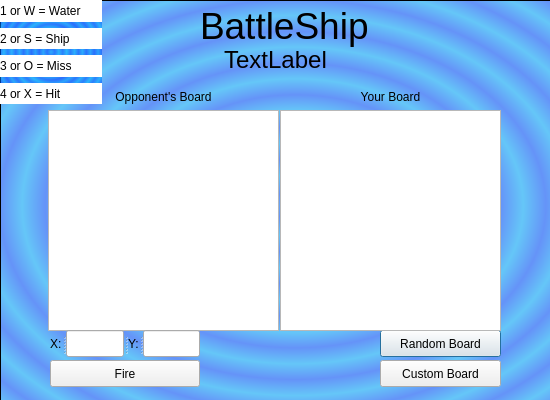
<?xml version="1.0" encoding="UTF-8"?>
<ui version="4.0">
 <class>battleLocalWindow</class>
 <widget class="QDialog" name="battleLocalWindow">
  <property name="geometry">
   <rect>
    <x>0</x>
    <y>0</y>
    <width>550</width>
    <height>400</height>
   </rect>
  </property>
  <property name="windowTitle">
   <string>Dialog</string>
  </property>
  <widget class="QPushButton" name="RandomButton">
   <property name="geometry">
    <rect>
     <x>380</x>
     <y>330</y>
     <width>121</width>
     <height>27</height>
    </rect>
   </property>
   <property name="text">
    <string>Random Board</string>
   </property>
  </widget>
  <widget class="QPushButton" name="FireButton">
   <property name="geometry">
    <rect>
     <x>50</x>
     <y>360</y>
     <width>150</width>
     <height>27</height>
    </rect>
   </property>
   <property name="text">
    <string>Fire</string>
   </property>
  </widget>
  <widget class="QWidget" name="layoutWidget">
   <property name="geometry">
    <rect>
     <x>280</x>
     <y>90</y>
     <width>221</width>
     <height>241</height>
    </rect>
   </property>
   <layout class="QVBoxLayout" name="PlayerWin">
    <property name="sizeConstraint">
     <enum>QLayout::SetNoConstraint</enum>
    </property>
    <item>
     <widget class="QLabel" name="PlayerBoardLabel">
      <property name="text">
       <string>Your Board</string>
      </property>
      <property name="alignment">
       <set>Qt::AlignCenter</set>
      </property>
     </widget>
    </item>
    <item>
     <widget class="QTextBrowser" name="PlayerGameBoard"/>
    </item>
   </layout>
  </widget>
  <widget class="QWidget" name="layoutWidget_2">
   <property name="geometry">
    <rect>
     <x>48</x>
     <y>90</y>
     <width>231</width>
     <height>241</height>
    </rect>
   </property>
   <layout class="QVBoxLayout" name="EnemyWin">
    <property name="sizeConstraint">
     <enum>QLayout::SetNoConstraint</enum>
    </property>
    <item>
     <widget class="QLabel" name="EnemyBoardLabel">
      <property name="text">
       <string>Opponent's Board</string>
      </property>
      <property name="alignment">
       <set>Qt::AlignCenter</set>
      </property>
     </widget>
    </item>
    <item>
     <widget class="QTextBrowser" name="OpponentGameBoard">
      <property name="maximumSize">
       <size>
        <width>16777215</width>
        <height>16777215</height>
       </size>
      </property>
     </widget>
    </item>
   </layout>
  </widget>
  <widget class="QPushButton" name="CustomButton">
   <property name="geometry">
    <rect>
     <x>380</x>
     <y>360</y>
     <width>121</width>
     <height>27</height>
    </rect>
   </property>
   <property name="text">
    <string>Custom Board</string>
   </property>
  </widget>
  <widget class="QLabel" name="GameLogo">
   <property name="geometry">
    <rect>
     <x>200</x>
     <y>0</y>
     <width>191</width>
     <height>51</height>
    </rect>
   </property>
   <property name="font">
    <font>
     <pointsize>28</pointsize>
    </font>
   </property>
   <property name="text">
    <string>BattleShip</string>
   </property>
  </widget>
  <widget class="QLabel" name="PlayerGoing">
   <property name="geometry">
    <rect>
     <x>190</x>
     <y>50</y>
     <width>171</width>
     <height>20</height>
    </rect>
   </property>
   <property name="font">
    <font>
     <pointsize>18</pointsize>
    </font>
   </property>
   <property name="text">
    <string>TextLabel</string>
   </property>
   <property name="alignment">
    <set>Qt::AlignCenter</set>
   </property>
  </widget>
  <widget class="QSplitter" name="Coordinates">
   <property name="enabled">
    <bool>true</bool>
   </property>
   <property name="geometry">
    <rect>
     <x>50</x>
     <y>330</y>
     <width>150</width>
     <height>27</height>
    </rect>
   </property>
   <property name="orientation">
    <enum>Qt::Horizontal</enum>
   </property>
   <widget class="QLabel" name="XLabel">
    <property name="enabled">
     <bool>true</bool>
    </property>
    <property name="text">
     <string>X:</string>
    </property>
   </widget>
   <widget class="QLineEdit" name="FireRowText"/>
   <widget class="QLabel" name="YLabel">
    <property name="text">
     <string>Y:</string>
    </property>
   </widget>
   <widget class="QLineEdit" name="FireColText">
    <property name="enabled">
     <bool>true</bool>
    </property>
   </widget>
  </widget>
  <widget class="QFrame" name="frame">
   <property name="geometry">
    <rect>
     <x>0</x>
     <y>0</y>
     <width>591</width>
     <height>411</height>
    </rect>
   </property>
   <property name="maximumSize">
    <size>
     <width>591</width>
     <height>411</height>
    </size>
   </property>
   <property name="styleSheet">
    <string notr="true">background-color: qradialgradient(spread:repeat, cx:0.5, cy:0.5, radius:0.077, fx:0.5, fy:0.5, stop:0 rgba(0, 169, 255, 147), stop:0.495238 rgba(0, 80, 255, 147), stop:1 rgba(0, 169, 255, 147));</string>
   </property>
   <property name="frameShape">
    <enum>QFrame::StyledPanel</enum>
   </property>
   <property name="frameShadow">
    <enum>QFrame::Raised</enum>
   </property>
   <widget class="QWidget" name="layoutWidget">
    <property name="geometry">
     <rect>
      <x>0</x>
      <y>0</y>
      <width>102</width>
      <height>104</height>
     </rect>
    </property>
    <layout class="QVBoxLayout" name="verticalLayout">
     <item>
      <widget class="QLabel" name="label">
       <property name="styleSheet">
        <string notr="true">background-color: rgb(255, 255, 255);</string>
       </property>
       <property name="text">
        <string>1 or W = Water</string>
       </property>
      </widget>
     </item>
     <item>
      <widget class="QLabel" name="label_2">
       <property name="styleSheet">
        <string notr="true">background-color: rgb(255, 255, 255);</string>
       </property>
       <property name="text">
        <string>2 or S = Ship</string>
       </property>
      </widget>
     </item>
     <item>
      <widget class="QLabel" name="label_3">
       <property name="styleSheet">
        <string notr="true">background-color: rgb(255, 255, 255);</string>
       </property>
       <property name="text">
        <string>3 or O = Miss</string>
       </property>
      </widget>
     </item>
     <item>
      <widget class="QLabel" name="label_4">
       <property name="styleSheet">
        <string notr="true">background-color: rgb(255, 255, 255);</string>
       </property>
       <property name="text">
        <string>4 or X = Hit</string>
       </property>
      </widget>
     </item>
    </layout>
   </widget>
  </widget>
  <zorder>frame</zorder>
  <zorder>RandomButton</zorder>
  <zorder>FireButton</zorder>
  <zorder>layoutWidget</zorder>
  <zorder>layoutWidget_2</zorder>
  <zorder>CustomButton</zorder>
  <zorder>GameLogo</zorder>
  <zorder>PlayerGoing</zorder>
  <zorder>Coordinates</zorder>
 </widget>
 <resources/>
 <connections/>
</ui>
